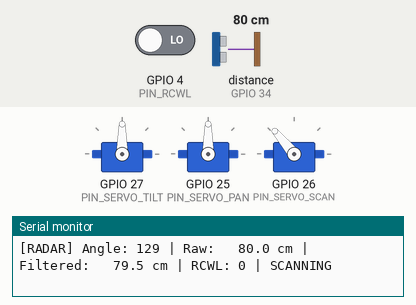
The program below on a simulated ESP32. On the bench: 3 × servo, the last lines printed to the serial monitor. Wiring (inferred from the names in the program): ultrasonic range finder: trigger GPIO 5; echo GPIO 34. The test bench sets the inputs (shaded band); at power-on: GPIO 4 (PIN_RCWL) LOW, distance to the obstacle (sensor on GPIO 34) 80 cm. The echo pulse lasts 58.3 µs per cm; WiFi joins after 1.5 s; servers stay silent unless stated.

Above: at 3.6 s.
3.7 s: GPIO 4 (PIN_RCWL) driven HIGH
At 4.06 s:
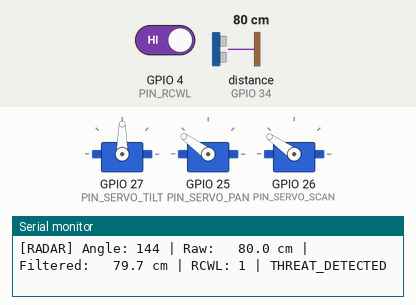
At 4.67 s:
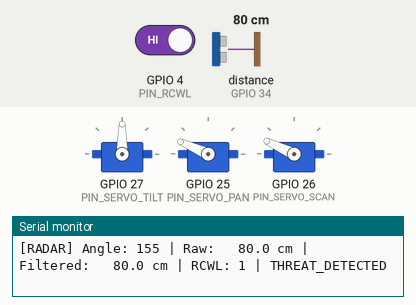
6.7 s: distance to the obstacle (sensor on GPIO 34) set to 299 cm
At 6.89 s:
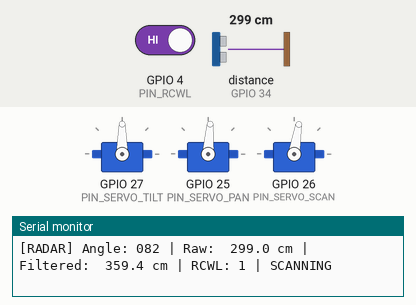
9.7 s: distance to the obstacle (sensor on GPIO 34) set to 199 cm
12.7 s: distance to the obstacle (sensor on GPIO 34) set to 190 cm
15.7 s: distance to the obstacle (sensor on GPIO 34) set to 2 cm
18.7 s: GPIO 4 (PIN_RCWL) driven LOW
At 19.03 s:
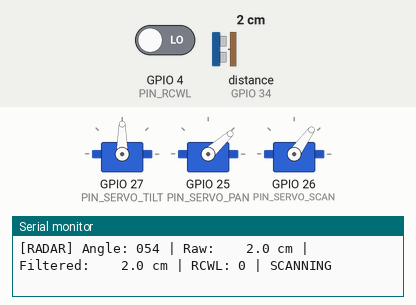
Timing chart, 0 to 27.8 s (numbered marks = the images above; inputs shaded):
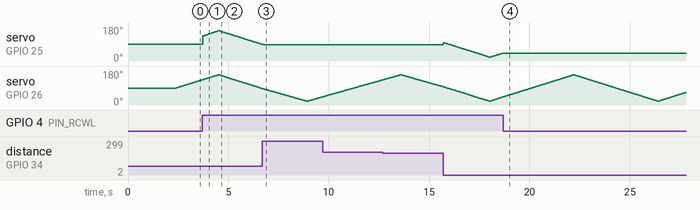

Measured:
- after the input at 3.7 s, servo on GPIO 25 (PIN_SERVO_PAN): rises from 90° to 160° in 0.79 s, then falls to 88° in 2.1 s
- after the input at 6.7 s, servo on GPIO 25 (PIN_SERVO_PAN): goes on until 6.7 s, then stays 86°
- after the input at 18.7 s, servo on GPIO 25 (PIN_SERVO_PAN): stops changing and stays 42°

The program:

main.cpp
```cpp
#include <Arduino.h>
#include <WiFi.h>
#include <AsyncTCP.h>
#include <ESPAsyncWebServer.h>
#include <ArduinoJson.h>
#include <ESP32Servo.h>

#include "KalmanFilter.h"
#include "WebServer.h"

// --- CREDENTIALS ---
const char* ssid = "SmartSentry_AP";
const char* password = "YOUR_WIFI_PASSWORD"; // MUST CHANGE

// --- PINS (MIGRATED TO SAFE PINS) ---
const int PIN_TRIG = 5;
const int PIN_ECHO = 34;
const int PIN_RCWL = 4;
const int PIN_SERVO_SCAN = 26;
const int PIN_SERVO_PAN  = 25;
const int PIN_SERVO_TILT = 27;

// --- HARDWARE ---
Servo scanServo;
Servo panServo;
Servo tiltServo;
AsyncWebServer server(80);
AsyncWebSocket ws("/ws");

// --- SYSTEM STATE ---
String currentState = "SCANNING";
KalmanFilter1D kalman(0.5, 4.0);

int currentScanAngle = 90;
int scanDirection = 1;

unsigned long lastServoMove = 0;
unsigned long lastSensorRead = 0;
unsigned long lastTelemetry = 0;

float measureDistance() {
    digitalWrite(PIN_TRIG, LOW);
    delayMicroseconds(2);
    digitalWrite(PIN_TRIG, HIGH);
    delayMicroseconds(10);
    digitalWrite(PIN_TRIG, LOW);

    long duration = pulseIn(PIN_ECHO, HIGH, 30000);
    if (duration == 0) return 400.0;
    return (duration * 0.0343) / 2.0;
}

void notifyClients() {
    StaticJsonDocument<200> doc;
    doc["state"] = currentState;
    doc["angle"] = currentScanAngle;
    doc["distance"] = kalman.getDistance();

    char buffer[200];
    serializeJson(doc, buffer);
    ws.textAll(buffer);
}

void setup() {
    Serial.begin(115200);
    Serial.println("\n\n[SYSTEM] Booting Smart Sentry... Staggering power to prevent brownout.");

    pinMode(PIN_TRIG, OUTPUT);
    pinMode(PIN_ECHO, INPUT);
    pinMode(PIN_RCWL, INPUT);

    // 1. Boot WiFi FIRST
    WiFi.softAP(ssid, password);
    Serial.print("[WIFI] AP Started. Connect to SSID: ");
    Serial.println(ssid);
    Serial.print("[WIFI] Dashboard IP: ");
    Serial.println(WiFi.softAPIP());
    delay(1000);

    // 2. Boot Web Server
    ws.onEvent([](AsyncWebSocket *server, AsyncWebSocketClient *client, AwsEventType type, void *arg, uint8_t *data, size_t len){});
    server.addHandler(&ws);
    server.on("/", HTTP_GET, [](AsyncWebServerRequest *request){
        request->send_P(200, "text/html", htmlDashboard);
    });
    server.begin();
    Serial.println("[SYSTEM] Web Server Running.");
    delay(500);

    // 3. Boot Servos ONE AT A TIME
    ESP32PWM::allocateTimer(0);
    ESP32PWM::allocateTimer(1);
    ESP32PWM::allocateTimer(2);

    scanServo.setPeriodHertz(50);
    panServo.setPeriodHertz(50);
    tiltServo.setPeriodHertz(50);

    Serial.println("[SYSTEM] Initializing Servos sequentially...");

    tiltServo.attach(PIN_SERVO_TILT, 500, 2400);
    tiltServo.write(90);
    delay(300);

    panServo.attach(PIN_SERVO_PAN, 500, 2400);
    panServo.write(90);
    delay(300);

    scanServo.attach(PIN_SERVO_SCAN, 500, 2400);
    scanServo.write(currentScanAngle);
    delay(300);

    Serial.println("[SYSTEM] Boot Sequence Complete. Starting Radar Sweep...");
}

void loop() {
    ws.cleanupClients();
    unsigned long now = millis();

    if (now - lastServoMove >= 30) {
        currentScanAngle += scanDirection;
        if (currentScanAngle >= 160) {
            currentScanAngle = 160;
            scanDirection = -1;
        } else if (currentScanAngle <= 20) {
            currentScanAngle = 20;
            scanDirection = 1;
        }
        scanServo.write(currentScanAngle);
        lastServoMove = now;
    }

    if (now - lastSensorRead >= 50) {
        bool rcwlActive = (digitalRead(PIN_RCWL) == HIGH);
        float rawDist = measureDistance();

        kalman.update(rawDist);
        float filteredDist = kalman.getDistance();

        if (rcwlActive && filteredDist < 150.0) {
            currentState = "THREAT_DETECTED";
            panServo.write(currentScanAngle);
        } else {
            currentState = "SCANNING";
        }

        Serial.printf("[RADAR] Angle: %03d | Raw: %6.1f cm | Filtered: %6.1f cm | RCWL: %d | %s\n",
                      currentScanAngle, rawDist, filteredDist, rcwlActive, currentState.c_str());

        lastSensorRead = now;
    }

    if (now - lastTelemetry >= 50) {
        notifyClients();
        lastTelemetry = now;
    }
}
```

KalmanFilter.h
```cpp
#ifndef KALMAN_FILTER_H
#define KALMAN_FILTER_H

#include <Arduino.h>

class KalmanFilter1D {
private:
    float x_est;  // Estimated distance
    float v_est;  // Estimated velocity
    float P;      // Error covariance
    float Q;      // Process noise
    float R;      // Measurement noise
    unsigned long lastUpdateTime;

public:
    KalmanFilter1D(float processNoise = 0.5, float measurementNoise = 4.0) {
        x_est = 0;
        v_est = 0;
        P = 1.0;
        Q = processNoise;
        R = measurementNoise;
        lastUpdateTime = millis();
    }

    void reset(float initialDistance) {
        x_est = initialDistance;
        v_est = 0;
        P = 1.0;
        lastUpdateTime = millis();
    }

    void update(float measurement) {
        unsigned long now = millis();
        float dt = (now - lastUpdateTime) / 1000.0;

        // Guard against massive time jumps or zero dt
        if (dt <= 0 || dt > 1.0) {
            dt = 0.05;
        }
        lastUpdateTime = now;

        // Predict
        float x_pred = x_est + v_est * dt;
        float P_pred = P + Q;

        // Update
        float K = P_pred / (P_pred + R);
        float prev_x = x_est;
        x_est = x_pred + K * (measurement - x_pred);

        // Velocity estimate
        v_est = (x_est - prev_x) / dt;
        P = (1 - K) * P_pred;
    }

    float getDistance() const { return x_est; }
    float getVelocity() const { return v_est; }
};

#endif
```

WebServer.h
```cpp
#ifndef WEBSERVER_H
#define WEBSERVER_H

#include <Arduino.h>

const char* htmlDashboard PROGMEM = R"rawliteral(
<!DOCTYPE html>
<html lang="en">
<head>
    <meta charset="UTF-8">
    <meta name="viewport" content="width=device-width, initial-scale=1.0">
    <title>Smart Sentry Command Center</title>
    <style>
        body { background-color: #0d0d0d; color: #00ff00; font-family: 'Courier New', Courier, monospace; margin: 0; display: flex; flex-direction: column; align-items: center; justify-content: center; height: 100vh; overflow: hidden; }
        h1 { margin-bottom: 5px; text-transform: uppercase; letter-spacing: 2px; }
        .dashboard { display: flex; gap: 40px; margin-top: 20px; }
        .radar-container { position: relative; width: 400px; height: 400px; border-radius: 50%; border: 2px solid #00ff00; background: radial-gradient(circle, #001a00 0%, #000 70%); box-shadow: 0 0 20px #00ff00; }
        canvas { position: absolute; top: 0; left: 0; border-radius: 50%; }
        .stats { background: #111; border: 1px solid #00ff00; padding: 20px; width: 300px; box-shadow: 0 0 10px #00ff00; }
        .stat-row { display: flex; justify-content: space-between; margin-bottom: 15px; font-size: 1.2rem; border-bottom: 1px dashed #004400; padding-bottom: 5px; }
        .alert { color: #ff0000; font-weight: bold; animation: blink 1s infinite; display: none; }
        @keyframes blink { 0% { opacity: 1; } 50% { opacity: 0; } 100% { opacity: 1; } }
    </style>
</head>
<body>

    <h1>Smart Sentry Command</h1>

    <div class="dashboard">
        <div class="radar-container">
            <canvas id="radarCanvas" width="400" height="400"></canvas>
        </div>

        <div class="stats">
            <div class="stat-row"><span>STATUS:</span> <span id="val_status">SCANNING</span></div>
            <div class="stat-row"><span>AZIMUTH:</span> <span id="val_angle">0&deg;</span></div>
            <div class="stat-row"><span>RANGE:</span> <span id="val_dist">-- cm</span></div>
            <div id="alert_box" class="alert">MULTIPLE THREATS DETECTED</div>
            <br>
            <button onclick="initAudio()" style="background:#00ff00; color:#000; padding:10px; width:100%; border:none; cursor:pointer; font-weight:bold;">ACTIVATE VOICE SYSTEM</button>
        </div>
    </div>

    <script>
        const canvas = document.getElementById('radarCanvas');
        const ctx = canvas.getContext('2d');
        const centerX = canvas.width / 2;
        const centerY = canvas.height / 2;
        const radius = canvas.width / 2;

        let currentAngle = 0;
        let blips = [];
        let audioEnabled = false;
        let hasSpoken = false;
        let lastThreatTime = 0;

        function initAudio() {
            audioEnabled = true;
            let u = new SpeechSynthesisUtterance("Voice system online. Perimeter active.");
            speechSynthesis.speak(u);
            alert("Voice warnings armed.");
        }

        function drawRadar() {
            // Fade the background slightly to create the sweep trail effect
            ctx.fillStyle = 'rgba(0, 0, 0, 0.05)';
            ctx.fillRect(0, 0, canvas.width, canvas.height);

            // Draw Grid
            ctx.strokeStyle = '#004400';
            ctx.lineWidth = 1;
            ctx.beginPath(); ctx.arc(centerX, centerY, radius * 0.33, 0, 2*Math.PI); ctx.stroke();
            ctx.beginPath(); ctx.arc(centerX, centerY, radius * 0.66, 0, 2*Math.PI); ctx.stroke();
            ctx.beginPath(); ctx.arc(centerX, centerY, radius, 0, 2*Math.PI); ctx.stroke();
            ctx.beginPath(); ctx.moveTo(0, centerY); ctx.lineTo(canvas.width, centerY); ctx.stroke();
            ctx.beginPath(); ctx.moveTo(centerX, 0); ctx.lineTo(centerX, canvas.height); ctx.stroke();

            // Draw Danger Zone (Red Ring at 150cm / 37.5% of max range)
            ctx.strokeStyle = 'rgba(255, 0, 0, 0.3)';
            ctx.beginPath(); ctx.arc(centerX, centerY, radius * 0.375, 0, 2*Math.PI); ctx.stroke();

            // Draw Sweep Line
            ctx.strokeStyle = '#00ff00';
            ctx.lineWidth = 2;
            ctx.beginPath();
            ctx.moveTo(centerX, centerY);
            let rad = (180 - currentAngle) * Math.PI / 180;
            ctx.lineTo(centerX + radius * Math.cos(rad), centerY - radius * Math.sin(rad));
            ctx.stroke();

            // Draw and fade blips
            for (let i = blips.length - 1; i >= 0; i--) {
                let blip = blips[i];
                let r = (blip.distance / 400.0) * radius; // Max 400cm range
                if (r > radius) r = radius;

                let tx = centerX + r * Math.cos((180 - blip.angle) * Math.PI / 180);
                let ty = centerY - r * Math.sin((180 - blip.angle) * Math.PI / 180);

                // Red if inside danger zone (150cm), Green if just mapping the room
                ctx.fillStyle = (blip.distance < 150) ? `rgba(255, 0, 0, ${blip.alpha})` : `rgba(0, 255, 0, ${blip.alpha})`;

                ctx.beginPath();
                ctx.arc(tx, ty, (blip.distance < 150) ? 6 : 3, 0, 2*Math.PI);
                ctx.fill();

                blip.alpha -= 0.005; // Fade out slowly
                if (blip.alpha <= 0) {
                    blips.splice(i, 1);
                }
            }

            requestAnimationFrame(drawRadar);
        }
        drawRadar();

        // WebSocket Connection
        var gateway = `ws://${window.location.hostname}/ws`;
        var websocket;

        function initWebSocket() {
            websocket = new WebSocket(gateway);
            websocket.onmessage = onMessage;
            websocket.onclose = function() { setTimeout(initWebSocket, 2000); };
        }

        function onMessage(event) {
            let data = JSON.parse(event.data);

            document.getElementById('val_status').innerText = data.state;
            document.getElementById('val_angle').innerText = data.angle + "°";

            if (data.distance < 400) {
                document.getElementById('val_dist').innerText = parseInt(data.distance) + " cm";
                // Plot the new reading on the radar
                blips.push({ angle: data.angle, distance: data.distance, alpha: 1.0 });
            }

            currentAngle = data.angle;

            // Voice Logic - Trigger if any threat is detected within 150cm
            if (data.state === "THREAT_DETECTED") {
                document.getElementById('alert_box').style.display = 'block';
                document.getElementById('val_status').style.color = '#ff0000';

                let now = Date.now();
                if (audioEnabled && (now - lastThreatTime > 5000)) { // Speak max once every 5 secs
                    let utterance = new SpeechSynthesisUtterance("Perimeter breached. Multiple threats detected.");
                    utterance.rate = 0.9;
                    utterance.pitch = 0.8;
                    speechSynthesis.speak(utterance);
                    lastThreatTime = now;
                }
            } else {
                document.getElementById('alert_box').style.display = 'none';
                document.getElementById('val_status').style.color = '#00ff00';
            }
        }

        window.addEventListener('load', initWebSocket);
    </script>
</body>
</html>
)rawliteral";

#endif
```
